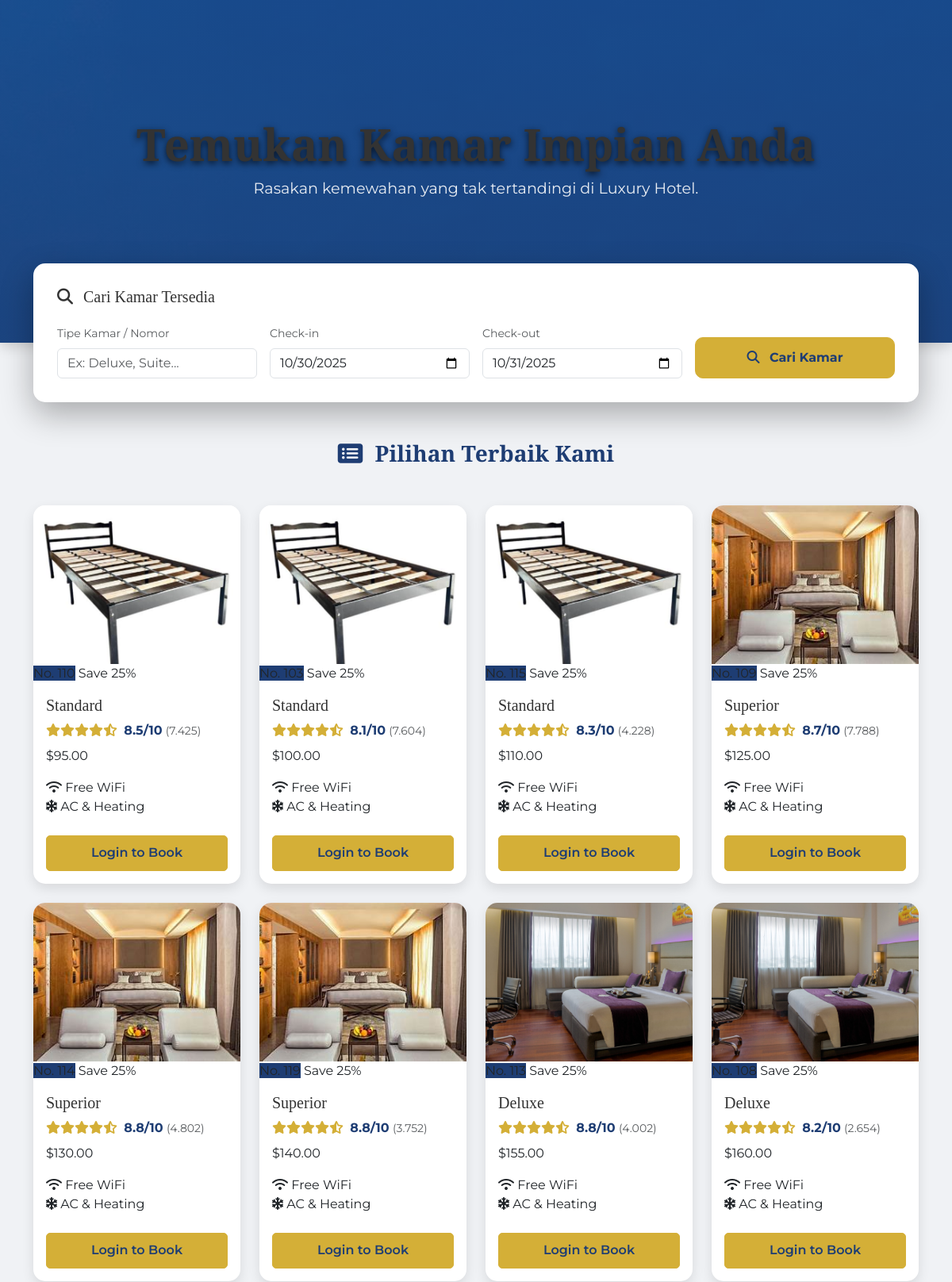
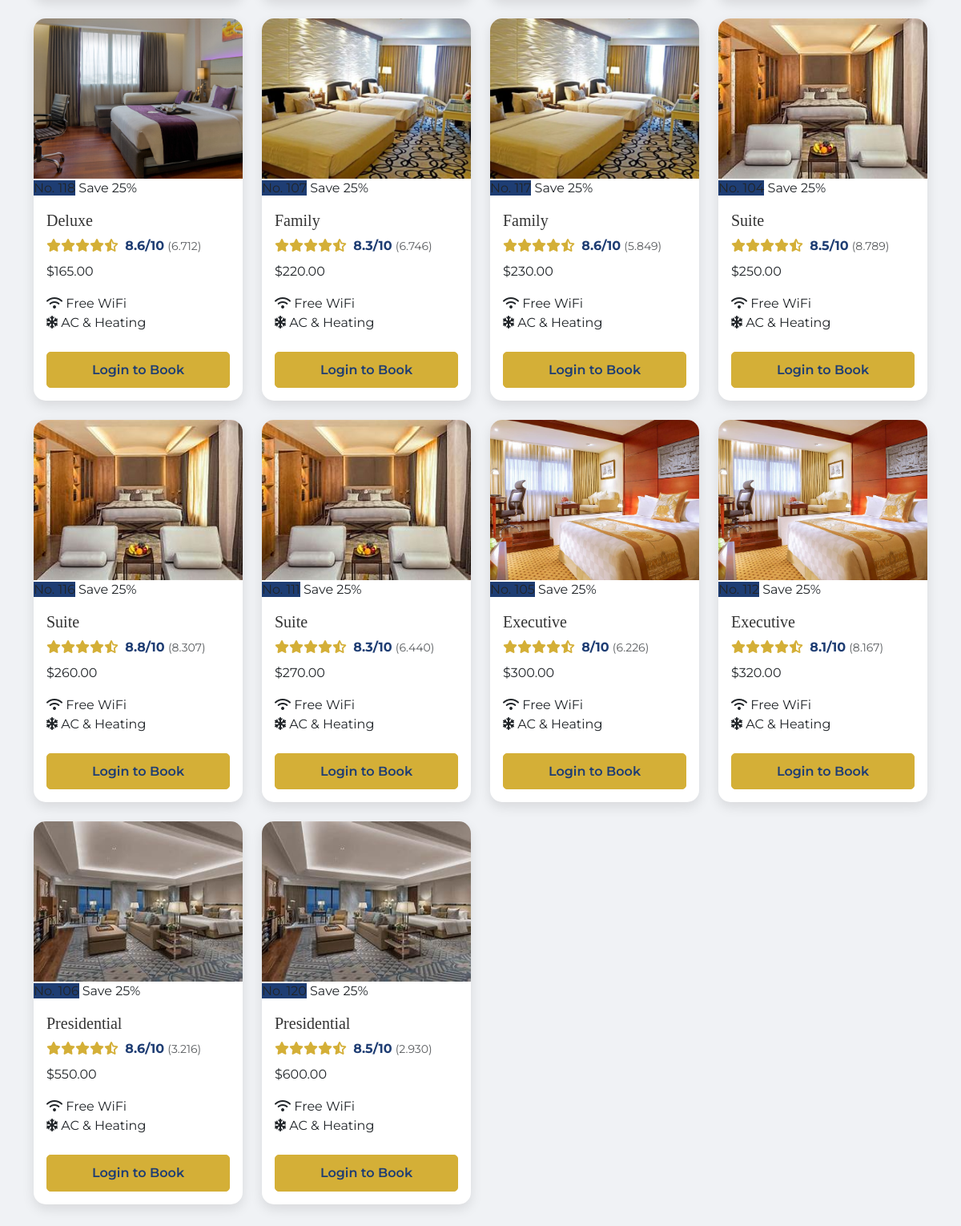
/user/rooms.php, run on the app's committed database (2 pictures, top to bottom).
### tables this page shows
CREATE TABLE rooms (
id INT AUTO_INCREMENT PRIMARY KEY,
room_number VARCHAR(20) NOT NULL UNIQUE,
type VARCHAR(50) NOT NULL,
price DECIMAL(10,2) NOT NULL,
description TEXT,
image VARCHAR(255),
created_at TIMESTAMP DEFAULT CURRENT_TIMESTAMP
);

### user/rooms.php (the view, shortened to what this page needs)
<?php
require '../db/database.php';
$base_image_path = '../assets/foto/rooms/';
$file_map = [
    'standard' => 'standar.jpg',
    'deluxe' => 'deluxe.jpg',
    'suite' => 'suite.jpeg',
    'executive' => 'executive.jpg',
    'family' => 'family.png',
    'presidential' => 'presidential.jpeg',
    'superior' => 'suite.jpeg',
    'default' => 'hotel.jpg'
];
$stmt = $pdo->query("SELECT * FROM rooms ORDER BY price ASC");
$all_rooms = $stmt->fetchAll(PDO::FETCH_ASSOC);
$rooms_data = [];
$is_logged_in = isset($_SESSION['user_id']);
foreach ($all_rooms as $room) {
    $room_type_lower = strtolower($room['type']);
    $mapped_filename = $file_map[$room_type_lower] ?? $file_map['default'];
    $room['image_path'] = $base_image_path . $mapped_filename;
    $room['rating_score'] = round(rand(80, 89) / 10, 1);
    $room['review_count'] = rand(2000, 9000);
    $rooms_data[] = $room;
}
?>
<!DOCTYPE html>
<html lang="id">
<head>
    <link href="https://cdn.jsdelivr.net/npm/bootstrap@5.3.3/dist/css/bootstrap.min.css" rel="stylesheet">
    <link rel="stylesheet" href="https://cdnjs.cloudflare.com/ajax/libs/font-awesome/6.5.0/css/all.min.css">
</head>
<body>
<section class="search-header-bg">
    <div class="container text-center pt-5 pb-4">
        <h1 class="header-title text-center">Temukan Kamar Impian Anda</h1>
        <p class="header-subtitle">Rasakan kemewahan yang tak tertandingi di Luxury Hotel.</p>
    </div>
</section>
<div class="container">
    <div class="search-form-card">
        <h5 class="mb-4"><i class="fas fa-search me-2"></i> Cari Kamar Tersedia</h5>
        <form method="GET" action="rooms.php" class="row g-3">
            <div class="col-md-6 col-lg-3">
                <label class="form-label d-block small text-muted">Tipe Kamar / Nomor</label>
                <input type="text" name="search" class="form-control" placeholder="Ex: Deluxe, Suite..." value="<?= htmlspecialchars($_GET['search'] ?? '') ?>">
            </div>
            <div class="col-md-6 col-lg-3">
                <label class="form-label d-block small text-muted">Check-in</label>
                <input type="date" name="check_in" class="form-control" value="<?= date('Y-m-d') ?>">
            </div>
            <div class="col-md-6 col-lg-3">
                <label class="form-label d-block small text-muted">Check-out</label>
                <input type="date" name="check_out" class="form-control" value="<?= date('Y-m-d', strtotime('+1 day')) ?>">
            </div>
            <div class="col-md-6 col-lg-3 d-flex align-items-end">
                <button type="submit" class="btn btn-search w-100">
                    <i class="fas fa-search me-2"></i> Cari Kamar
                </button>
            </div>
        </form>
    </div>
</div>
<section class="py-5">
    <div class="container">
        <h3 class="mb-5" style="color: var(--color-navy); font-weight: 700; text-align: center;"><i class="fas fa-list-alt me-2"></i> Pilihan Terbaik Kami</h3>
        <div class="row g-4" id="roomsContainer">
            <?php foreach ($rooms_data as $room): ?>
            <div class="col-sm-6 col-lg-3 room-item">
                <div class="room-card">
                    <div style="position: relative;">
                        <img src="<?= htmlspecialchars($room['image_path'] ?? '../assets/img/rooms/default.jpg') ?>"
                             alt="<?= htmlspecialchars($room['type']) ?>" class="room-img room-image">
                        <span class="room-location-tag">No. <?= htmlspecialchars($room['room_number']) ?></span>
                        <span class="room-save-tag">Save 25%</span> </div>
                    <div class="room-details p-3">
                        <h5 class="room-title"><?= htmlspecialchars($room['type']) ?></h5>
                        <div class="room-rating mb-2">
                            <i class="fas fa-star text-gold"></i><i class="fas fa-star text-gold"></i><i class="fas fa-star text-gold"></i><i class="fas fa-star text-gold"></i><i class="fas fa-star-half-alt text-gold"></i>
                            <span class="ms-1 fw-bold" style="color: var(--color-navy);"><?= $room['rating_score'] ?? '8.5' ?>/10</span>
                            <span class="text-muted small">(<?= number_format($room['review_count'] ?? 500, 0, ',', '.') ?>)</span>
                        </div>
                        <div class="price-tag-large">
                            $<?= number_format($room['price'], 2) ?>
                        </div>
                        <ul class="list-unstyled mt-3">
                            <li class="feature-item"><i class="fas fa-wifi feature-icon"></i> Free WiFi</li>
                            <li class="feature-item"><i class="fas fa-snowflake feature-icon"></i> AC & Heating</li>
                        </ul>
                        <?php if ($is_logged_in): ?>
                            <a href="booking.php?room_id=<?= $room['id'] ?>" class="btn btn-book-action w-100 mt-2">
                                Book Now
                            </a>
                        <?php else: ?>
                             <a href="../auth/login.php" class="btn btn-book-action w-100 btn-login-action mt-2">
                                Login to Book
                            </a>
                        <?php endif; ?>
                    </div>
                </div>
            </div>
            <?php endforeach; ?>
        </div>
    </div>
</section>
</body>
</html>

### user/rooms.php (style rules this page uses)
:root { --color-navy: #1e3d73; --color-gold: #d4af37; --color-orange: #ff6347; --color-text-dark: #333; }
body { font-family: 'Montserrat', sans-serif; background-color: #f0f2f5; padding-top: 0; }
h1, h2, h3, h4, h5, h6 { font-family: 'Playfair Display', serif; color: var(--color-text-dark); }
.text-gold { color: var(--color-gold) !important; }
.search-header-bg { background: linear-gradient(rgba(30, 61, 115, 0.8), rgba(30, 61, 115, 0.9)), url('../assets/foto/hotel.jpg') center center/cover no-repeat fixed; padding: 100px 0 140px 0; color: white; box-shadow: 0 5px 15px rgba(0,0,0,0.15); position: relative; }
.header-title { font-family: 'Playfair Display', serif; font-size: 3.5rem; font-weight: 700; text-shadow: 0 3px 8px rgba(0,0,0,0.7); }
.header-subtitle { font-size: 1.2rem; color: rgba(255, 255, 255, 0.9); }
.search-form-card { background: white; border-radius: 15px; box-shadow: 0 15px 40px rgba(0,0,0,0.3); padding: 30px; margin-top: -100px; position: relative; z-index: 10; }
.btn-search { background-color: var(--color-gold); border-color: var(--color-gold); color: var(--color-navy); font-weight: 700; padding: 0.8rem 1rem; border-radius: 10px; }
.room-card { border: none; border-radius: 15px; box-shadow: 0 6px 15px rgba(0,0,0,0.1); transition: transform 0.3s ease-in-out; height: 100%; overflow: hidden; background: white; }
.room-img { height: 200px; object-fit: cover; width: 100%; }
.room-location-tag { background: var(--color-navy); }
.btn-book-action { background-color: var(--color-navy); border-color: var(--color-navy); color: white; font-weight: 600; border-radius: 5px; padding: 0.6rem; }
.btn-login-action { background-color: var(--color-gold); color: var(--color-navy); border: 1px solid var(--color-gold); }

### data on the page
rooms: room_number "110", type "Standard", rating_score "8.5", review_count "7.425", price "95.00"
rooms: room_number "103", type "Standard", rating_score "8.1", review_count "7.604", price "100.00"
rooms: room_number "115", type "Standard", rating_score "8.3", review_count "4.228", price "110.00"
rooms: room_number "109", type "Superior", rating_score "8.7", review_count "7.788", price "125.00"
rooms: room_number "114", type "Superior", rating_score "8.8", review_count "4.802", price "130.00"
rooms: room_number "119", type "Superior", rating_score "8.8", review_count "3.752", price "140.00"
rooms: room_number "113", type "Deluxe", rating_score "8.8", review_count "4.002", price "155.00"
rooms: room_number "108", type "Deluxe", rating_score "8.2", review_count "2.654", price "160.00"
rooms: room_number "118", type "Deluxe", rating_score "8.6", review_count "6.712", price "165.00"
rooms: room_number "107", type "Family", rating_score "8.3", review_count "6.746", price "220.00"
rooms: room_number "117", type "Family", rating_score "8.6", review_count "5.849", price "230.00"
rooms: room_number "104", type "Suite", rating_score "8.5", review_count "8.789", price "250.00"
rooms: room_number "116", type "Suite", rating_score "8.8", review_count "8.307", price "260.00"
rooms: room_number "111", type "Suite", rating_score "8.3", review_count "6.440", price "270.00"
rooms: room_number "105", type "Executive", rating_score "8", review_count "6.226", price "300.00"
rooms: room_number "112", type "Executive", rating_score "8.1", review_count "8.167", price "320.00"
rooms: room_number "106", type "Presidential", rating_score "8.6", review_count "3.216", price "550.00"
rooms: room_number "120", type "Presidential", rating_score "8.5", review_count "2.930", price "600.00"
